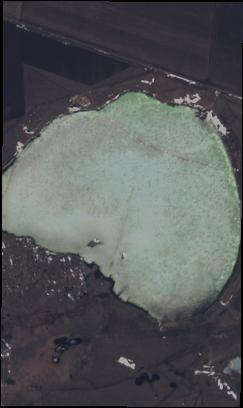
#> input picture data/raw_images/water_body_879.jpg, 243 x 408 px, found by its file name; its folder holds only this picture in this run
$ python main.py
#> lines starting #> are read from the running program, lines starting #| are printed output that depends on the picture; after the words box and inside, x2 and y2 are one past the last pixel; in counts of white or black regions, pixels touching at a corner belong together
### src/preprocessing.py
"""
Preprocessing module for water body detection.
- Reads images from data/raw_images/
- Resizes them for uniformity
- Applies denoising, contrast enhancement, and sharpening
- Saves processed outputs to data/processed_images/
"""

import cv2
import os
import numpy as np

RAW_DIR = "data/raw_images"
PROCESSED_DIR = "data/processed_images"

# Ensure output folder exists
os.makedirs(PROCESSED_DIR, exist_ok=True)


def resize_image(image, width=512):
    """Resize image maintaining aspect ratio."""
    h, w = image.shape[:2]
    aspect_ratio = h / w
    new_h = int(width * aspect_ratio)
    resized = cv2.resize(image, (width, new_h))
    return resized


def enhance_contrast(image):
    """Apply CLAHE on the L-channel (for better water-land distinction)."""
    lab = cv2.cvtColor(image, cv2.COLOR_BGR2LAB)
    l, a, b = cv2.split(lab)
    clahe = cv2.createCLAHE(clipLimit=3.0, tileGridSize=(8, 8))
    cl = clahe.apply(l)
    merged = cv2.merge((cl, a, b))
    enhanced = cv2.cvtColor(merged, cv2.COLOR_LAB2BGR)
    return enhanced


def denoise_image(image):
    """Apply bilateral filtering to reduce noise while keeping edges."""
    return cv2.bilateralFilter(image, d=9, sigmaColor=75, sigmaSpace=75)


def sharpen_image(image):
    """Slightly sharpen the image to enhance water boundaries."""
    kernel = np.array([[0, -1, 0],
                       [-1, 5, -1],
                       [0, -1, 0]])
    return cv2.filter2D(image, -1, kernel)


def preprocess_image(image_path):
    """Full preprocessing pipeline for one image."""
    image = cv2.imread(image_path)
    if image is None:
        print(f"[WARN] Could not read {image_path}")
        return None

    image = resize_image(image)
    image = enhance_contrast(image)
    image = denoise_image(image)
    image = sharpen_image(image)
    return image


# [24 lines left out: functions run_preprocessing, count_images, not called in this run]

# [2 lines that do not run on import are left out]
    # count_images()

### src/color_conversion.py
#Convert from RGB → other spaces

import cv2
import numpy as np

# [7 lines left out: function rgb_to_hsv, not called in this run]

def compute_ndwi(image: np.ndarray) -> np.ndarray:
    """
    Compute NDWI (Normalized Difference Water Index).
    NDWI = (Green - NIR) / (Green + NIR)
    Since standard RGB images lack NIR, we approximate NIR using the Red channel.
    This works decently for water/non-water separation.
    """
    # Split channels
    b, g, r = cv2.split(image.astype(np.float32))

    # Approximate NDWI
    ndwi = (g - r) / (g + r + 1e-5)

    # Normalize to 0–255
    ndwi_normalized = cv2.normalize(ndwi, None, 0, 255, cv2.NORM_MINMAX)
    ndwi_normalized = ndwi_normalized.astype(np.uint8)
    return ndwi_normalized


# [11 lines left out: function compute_blue_ratio, not called in this run]

### src/segmentation.py
import cv2
import numpy as np

def otsu_threshold(image_uint8):
    """Return binary mask using Otsu thresholding on a uint8 image."""
    blur = cv2.GaussianBlur(image_uint8, (5,5), 0)
    th_val, th_mask = cv2.threshold(blur, 0, 255, cv2.THRESH_BINARY + cv2.THRESH_OTSU)
    return th_mask, th_val

def segment_water_ndwi_adaptive(ndwi_image: np.ndarray):
    """
    NDWI is expected as uint8 (0-255). Use Otsu to compute threshold.
    Returns binary mask (0/255).
    """
    mask, th = otsu_threshold(ndwi_image)
    # NDWI positive values are water — sometimes Otsu picks a threshold that's too low,
    # so we can optionally raise threshold slightly:
    # mask = cv2.threshold(ndwi_image, min(th+10, 255), 255, cv2.THRESH_BINARY)[1]
    return mask

def segment_water_blue_ratio_adaptive(blue_ratio_uint8: np.ndarray):
    """Segment using Otsu on blue ratio map."""
    mask, th = otsu_threshold(blue_ratio_uint8)
    return mask

def segment_combined(image, ndwi_uint8, blue_ratio_uint8):
    """
    Combine NDWI and blue-ratio masks using OR, but also allow NDWI strong pixels only.
    """
    m1 = segment_water_ndwi_adaptive(ndwi_uint8)
    m2 = segment_water_blue_ratio_adaptive(blue_ratio_uint8)

    # Combine and do a little morphological opening to drop tiny specks early.
    combined = cv2.bitwise_or(m1, m2)
    kernel = cv2.getStructuringElement(cv2.MORPH_ELLIPSE, (5,5))
    combined = cv2.morphologyEx(combined, cv2.MORPH_OPEN, kernel, iterations=1)
    return combined

### src/postprocessing.py
# src/postprocessing.py

import cv2
import numpy as np

def fill_holes(binary_mask):
    """Fill holes inside binary mask using floodFill from background."""
    # Ensure mask is single-channel uint8 with 0 & 255
    mask = binary_mask.copy()
    if mask.dtype != np.uint8:
        mask = mask.astype(np.uint8)
    h, w = mask.shape[:2]
    # Invert mask to floodfill background
    inv = cv2.bitwise_not(mask)
    # Pad to avoid border issues
    padded = np.pad(inv, ((1,1),(1,1)), mode='constant', constant_values=0)
    padded = padded.copy().astype(np.uint8)
    h2, w2 = padded.shape[:2]
    mask_ff = np.zeros((h2+2, w2+2), np.uint8)  # for floodFill
    cv2.floodFill(padded, mask_ff, (0,0), 255)
    padded = cv2.bitwise_not(padded)
    # remove padding
    filled = padded[1:-1,1:-1]
    # Combine filled holes with original foreground
    out = cv2.bitwise_or(mask, filled)
    return out

def refine_mask(mask, kernel_size=5, min_area_ratio=0.0005):
    """
    Full cleanup:
    - morphological opening/closing
    - fill holes
    - remove small components based on image area ratio (scale invariant)
    """
    kernel = cv2.getStructuringElement(cv2.MORPH_ELLIPSE, (kernel_size,kernel_size))
    opened = cv2.morphologyEx(mask, cv2.MORPH_OPEN, kernel, iterations=1)
    closed = cv2.morphologyEx(opened, cv2.MORPH_CLOSE, kernel, iterations=1)
    filled = fill_holes(closed)

    # Remove small components
    h,w = filled.shape[:2]
    image_area = h * w
    min_area = max(200, int(image_area * min_area_ratio))
    cleaned = np.zeros_like(filled)
    contours, _ = cv2.findContours(filled, cv2.RETR_EXTERNAL, cv2.CHAIN_APPROX_SIMPLE)
    for cnt in contours:
        area = cv2.contourArea(cnt)
        if area >= min_area:
            cv2.drawContours(cleaned, [cnt], -1, 255, -1)
    return cleaned

### src/classification.py
import cv2
import numpy as np

def classify_water_bodies(mask: np.ndarray, original_image: np.ndarray) -> np.ndarray:
    """
    Classify detected water regions into:
    - River
    - Pond
    - Lake
    - Sea
    using geometric heuristics (aspect ratio, circularity, area ratio).

    Returns: color-coded labeled overlay image.
    """
    output_overlay = original_image.copy()
    h, w = original_image.shape[:2]
    img_area = h * w

    contours, _ = cv2.findContours(mask, cv2.RETR_EXTERNAL, cv2.CHAIN_APPROX_SIMPLE)

    for cnt in contours:
        area = cv2.contourArea(cnt)
        if area < 500:  # Ignore very small blobs
            continue

        x, y, bw, bh = cv2.boundingRect(cnt)
        aspect_ratio = float(bw) / bh if bh != 0 else 0
        perimeter = cv2.arcLength(cnt, True)
        circularity = (4 * np.pi * area) / (perimeter ** 2 + 1e-5)
        area_ratio = area / img_area  # normalize by total image size

        # --- Heuristic rules (scale-invariant) ---
        if aspect_ratio > 3 and area_ratio > 0.0008:
            label = "River"
            color = (255, 100, 100)  # Light red
        elif circularity > 0.72 and area_ratio < 0.003:
            label = "Pond"
            color = (0, 255, 255)  # Yellow
        elif circularity > 0.6 and area_ratio >= 0.003:
            label = "Lake"
            color = (0, 255, 0)  # Green
        else:
            label = "Sea"
            color = (255, 0, 0)  # Blue

        # Draw contour and label
        cv2.drawContours(output_overlay, [cnt], -1, color, 2)
        cv2.putText(output_overlay, label, (x, y - 10), cv2.FONT_HERSHEY_SIMPLEX, 0.6, color, 2)

    return output_overlay

### src/visualization.py
import cv2
import matplotlib.pyplot as plt
import numpy as np

def show_results(original, ndwi, mask, classified):
    """
    Display the intermediate and final results using matplotlib.
    """
    fig, axes = plt.subplots(1, 4, figsize=(18, 6))
    axes[0].imshow(cv2.cvtColor(original, cv2.COLOR_BGR2RGB))
    axes[0].set_title("Original Image")
    axes[0].axis("off")

    axes[1].imshow(ndwi, cmap="gray")
    axes[1].set_title("NDWI Map")
    axes[1].axis("off")

    axes[2].imshow(mask, cmap="gray")
    axes[2].set_title("Water Mask")
    axes[2].axis("off")

    axes[3].imshow(cv2.cvtColor(classified, cv2.COLOR_BGR2RGB))
    axes[3].set_title("Classified (Heuristic)")
    axes[3].axis("off")

    plt.tight_layout()
    plt.show()


def save_results(original, ndwi, mask, classified, output_path_prefix: str):
    """
    Save all key results (NDWI, mask, classified overlay) to disk.
    """
    cv2.imwrite(f"{output_path_prefix}_ndwi.jpg", ndwi)
    cv2.imwrite(f"{output_path_prefix}_mask.jpg", mask)
    cv2.imwrite(f"{output_path_prefix}_classified.jpg", classified)

### src/main.py
# python -m src.main
import os
import cv2
import numpy as np

from src.preprocessing import preprocess_image
from src.color_conversion import compute_ndwi
from src.segmentation import segment_combined
from src.postprocessing import refine_mask
from src.classification import classify_water_bodies
from src.visualization import show_results, save_results


# -------------------------
# Configuration
# -------------------------
RAW_DIR = "data/raw_images"
RESULTS_DIR = "data/classified"
os.makedirs(RESULTS_DIR, exist_ok=True)


def process_all_images():
    """Full adaptive water body detection & classification pipeline."""
    image_files = [
        f for f in os.listdir(RAW_DIR)
        if f.lower().endswith((".jpg", ".jpeg", ".png"))
    ]

    if not image_files:
        print("[WARNING] No images found in data/raw_images/")
        return

    for filename in image_files:
        print(f"\n[INFO] Processing: {filename}")

        input_path = os.path.join(RAW_DIR, filename)
        output_prefix = os.path.join(RESULTS_DIR, os.path.splitext(filename)[0])

        # --- Step 1: Preprocess ---
        image = preprocess_image(input_path)
#> in preprocess_image, image is the input picture: shape (408, 243, 3); mean B, G, R 90.4, 88.9, 86.4

        # --- Step 2: Color Conversion ---
        ndwi = compute_ndwi(image)

        # Convert NDWI to uint8 [0–255]
        ndwi_uint8 = cv2.normalize(ndwi, None, 0, 255, cv2.NORM_MINMAX).astype(np.uint8)

        # --- Step 3: Additional Blue Ratio Map ---
        b, g, r = cv2.split(image)
        blue_ratio = np.clip((b.astype(np.float32) / (r.astype(np.float32) + g + 1e-5)) * 127.5, 0, 255)
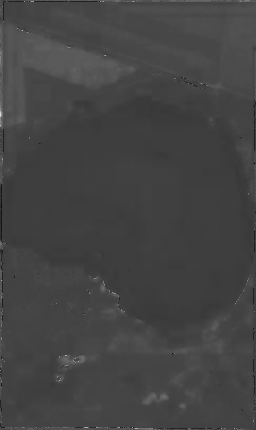
#> blue_ratio: shape (859, 512) float32 (shown at 1/2 size); min 0, max 255, mean 68
        blue_ratio_uint8 = blue_ratio.astype(np.uint8)

        # --- Step 4: Segmentation (Adaptive Otsu on NDWI + Blue Ratio) ---
        combined_mask = segment_combined(image, ndwi_uint8, blue_ratio_uint8)
#> in otsu_threshold, `th_val, th_mask = cv2.threshold(blur, 0, 255, cv2.THRESH_BINARY + cv2...`:
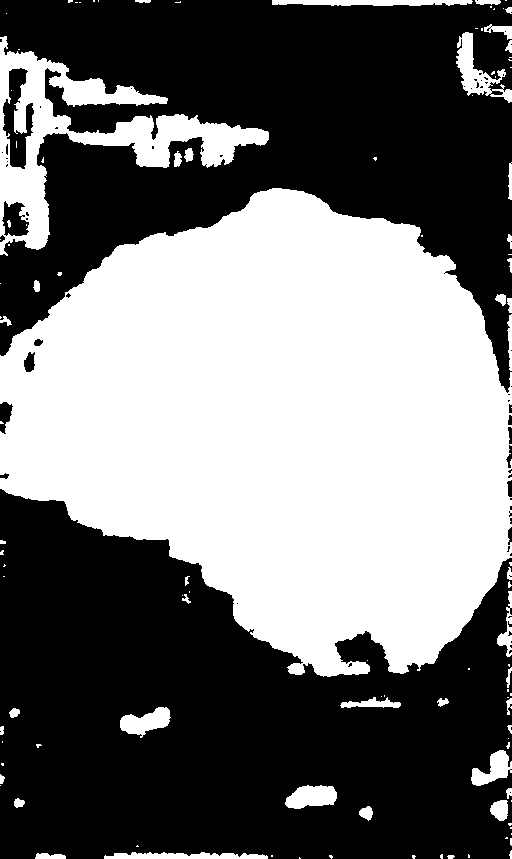
#> th_mask: shape (859, 512); 45.1% white; 112 white regions (69 under 20 px), largest, box (x1, y1, x2, y2) and area: (0, 188, 512, 677) 174471, (0, 36, 269, 256) 14464, (456, 32, 512, 103) 1391
#> in otsu_threshold, `th_val, th_mask = cv2.threshold(blur, 0, 255, cv2.THRESH_BINARY + cv2...`: th_val = 127
#> in otsu_threshold (call 2), `th_val, th_mask = cv2.threshold(blur, 0, 255, cv2.THRESH_BINARY + cv2...`:
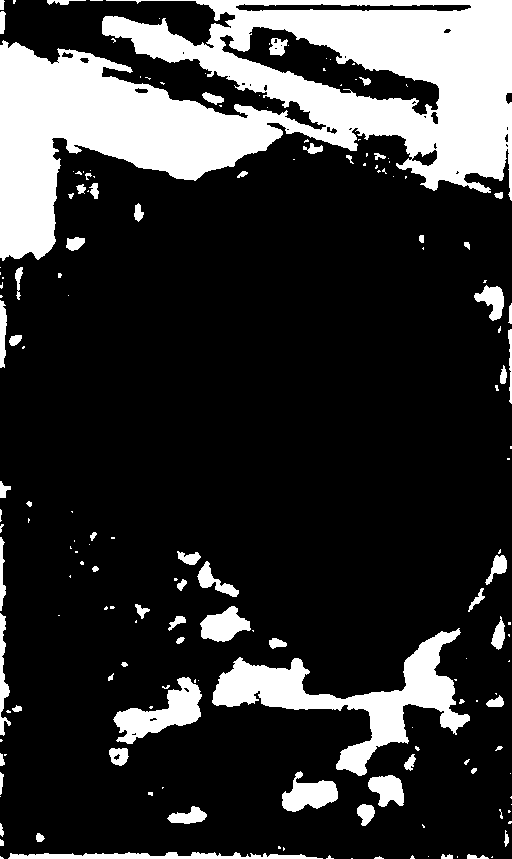
#> th_mask: shape (859, 512); 20.5% white; 175 white regions (107 under 20 px), largest, box (x1, y1, x2, y2) and area: (0, 0, 512, 261) 64348, (212, 628, 470, 776) 10324, (113, 677, 202, 744) 2560
#> in otsu_threshold (call 2), `th_val, th_mask = cv2.threshold(blur, 0, 255, cv2.THRESH_BINARY + cv2...`: th_val = 71

        # --- Step 5: Postprocessing (refine mask) ---
        final_mask = refine_mask(combined_mask)
#> in fill_holes, `filled = padded[1:-1,1:-1]`:
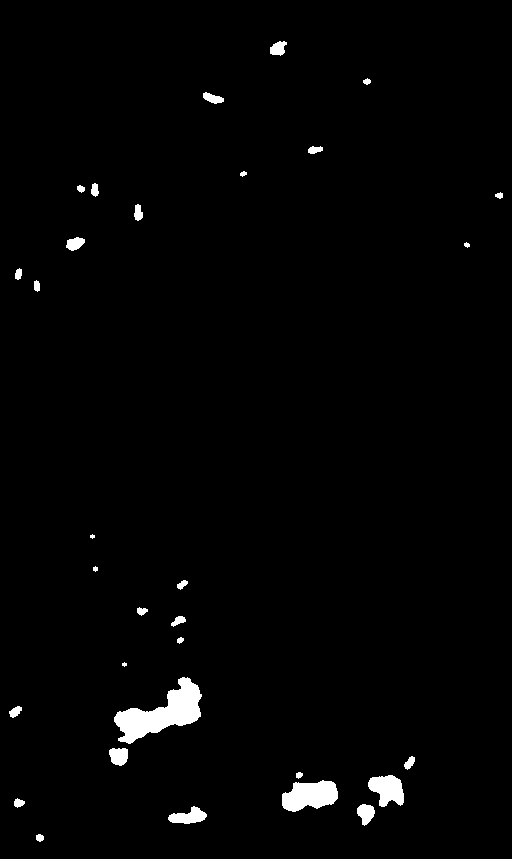
#> filled: shape (859, 512); 1.7% white; 31 white regions (2 under 20 px)
#> in refine_mask, `contours, _ = cv2.findContours(filled, cv2.RETR_EXTERNAL, cv2.CHAIN_AP..`: contours = 56 contours, 15 with area under 20; largest, box (x1, y1, x2, y2) and area: (0, 188, 512, 776) 188665, (0, 0, 512, 259) 71350, (114, 677, 202, 744) 2494, (9, 852, 308, 859) 1266, (282, 780, 338, 812) 1208
#> the loop in refine_mask, `for cnt in contours:` made 56 passes
#> area on passes 4, 5, 6, 8, 11, 12, 13, 14: 39, 35.5, 1266.5, 38.5, 366.5, 236, 261.5, 58.5
#> after the loop in refine_mask, `for cnt in contours:`:
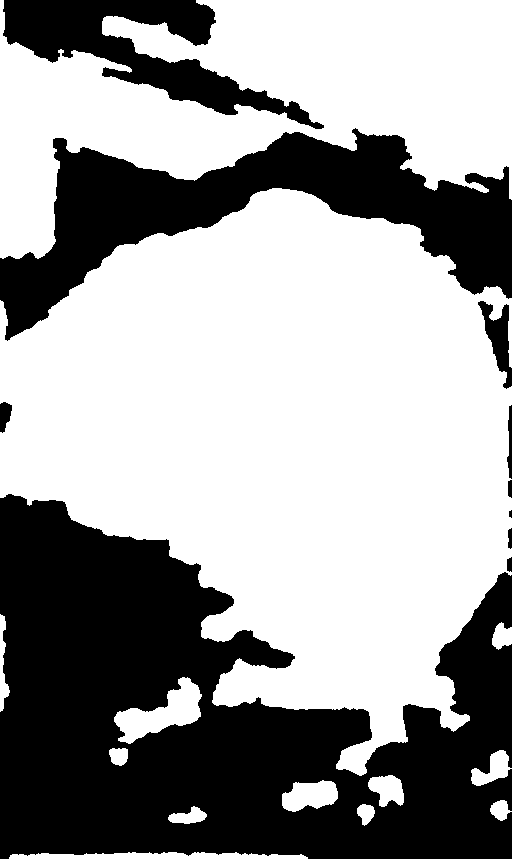
#> cleaned: shape (859, 512); 61.8% white; 10 black regions

        # --- Step 6: Classification ---
        classified = classify_water_bodies(final_mask, image)
#> in classify_water_bodies, `contours, _ = cv2.findContours(mask, cv2.RETR_EXTERNAL, cv2.CHAIN_APPR..`: contours = 13 contours; largest, box (x1, y1, x2, y2) and area: (0, 188, 512, 776) 188665, (0, 0, 512, 259) 71350, (114, 677, 202, 744) 2494, (9, 852, 308, 859) 1266, (282, 780, 338, 812) 1208
#> the loop in classify_water_bodies, `for cnt in contours:` made 13 passes
#> area on passes 2, 3, 4, 8, 10, 11: 366.5, 236, 261.5, 249, 350, 376.5
#> after the loop in classify_water_bodies, `for cnt in contours:`:
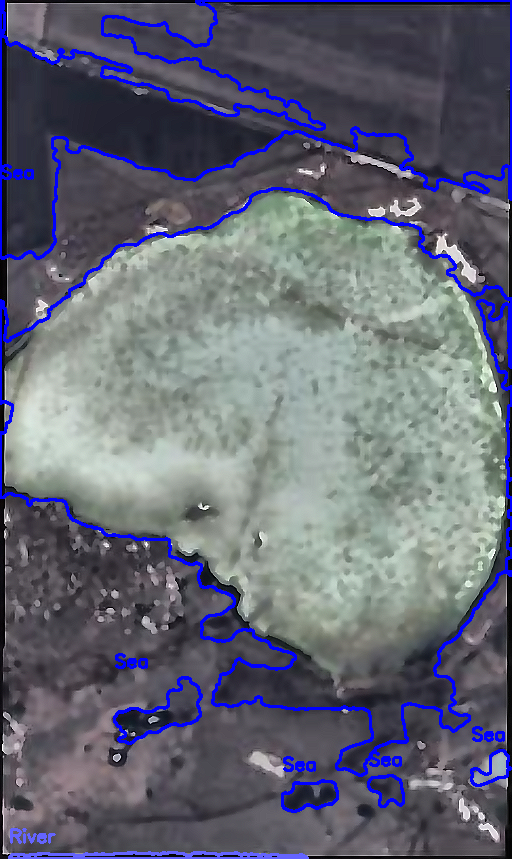
#> output_overlay: shape (859, 512, 3); mean B, G, R 116.9, 103.1, 100.5

        # --- Step 7: Visualization & Save ---
        save_results(image, ndwi_uint8, final_mask, classified, output_prefix)
        show_results(image, ndwi_uint8, final_mask, classified)
#> in show_results, `plt.show()`:
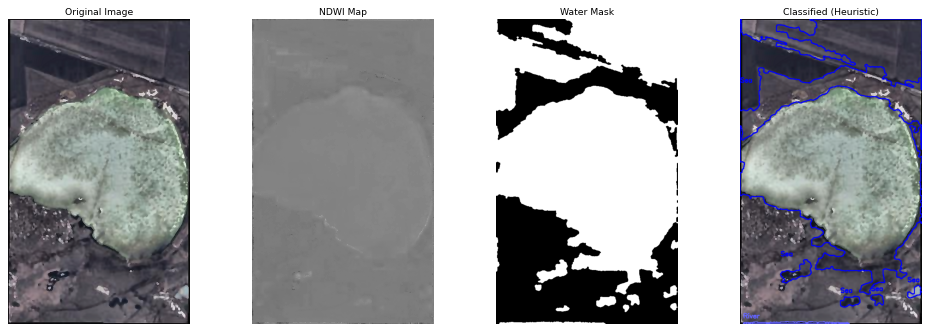
#> figure drawn by matplotlib, 4 panels

        print(f"[SAVED] Results saved for {filename}")


if __name__ == "__main__":
    print("[INFO] Starting Adaptive Water Body Classification Pipeline...")
    process_all_images()
    print("\n[INFO] Processing Complete ✅")

$ run again, on data/raw_images/water_body_882.jpg
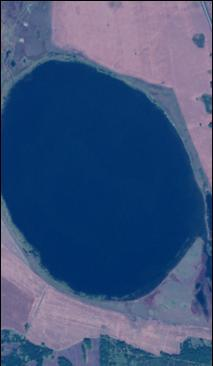
#> input picture data/raw_images/water_body_882.jpg, 213 x 366 px, found by its file name
#> in preprocess_image, image is the input picture: shape (366, 213, 3); mean B, G, R 124.6, 84, 62.1
#> lab: shape (879, 512, 3); mean of channels 0, 1, 2 91.7, 135.8, 103
#> merged: shape (879, 512, 3); mean of channels 0, 1, 2 101.9, 135.8, 103
#> in otsu_threshold, `th_val, th_mask = cv2.threshold(blur, 0, 255, cv2.THRESH_BINARY + cv2...`:
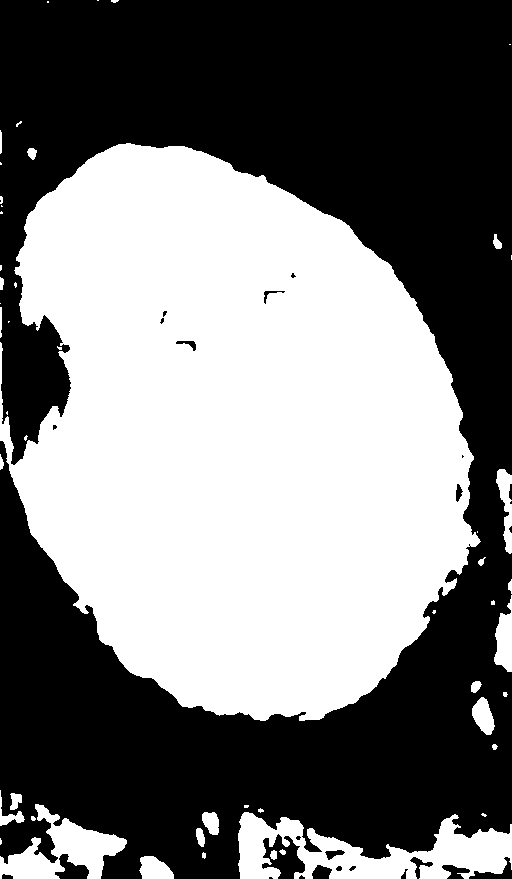
#> th_mask: shape (879, 512); 48.2% white; 50 white regions (23 under 20 px), largest, box (x1, y1, x2, y2) and area: (0, 143, 481, 721) 198692, (238, 812, 512, 879) 9496, (0, 804, 127, 879) 4164
#> th_val = 174
#> th_mask: shape (879, 512); 49% white; 78 white regions (37 under 20 px), largest, box (x1, y1, x2, y2) and area: (0, 144, 481, 721) 204741, (383, 818, 512, 879) 3150, (48, 819, 127, 879) 2025
#> in segment_water_blue_ratio_adaptive, `mask, th = otsu_threshold(blue_ratio_uint8)`: th = 149
#> closed: shape (879, 512); 50.1% white; 17 black regions (4 under 20 px), largest, box (x1, y1, x2, y2) and area: (0, 0, 512, 879) 221831, (262, 835, 305, 879) 999, (4, 356, 24, 397) 569
#> filled: shape (879, 512); 0.33% white; 11 white regions (2 under 20 px)
#> in refine_mask, `contours, _ = cv2.findContours(filled, cv2.RETR_EXTERNAL, cv2.CHAIN_AP..`: contours = 33 contours, 10 with area under 20; largest, box (x1, y1, x2, y2) and area: (0, 143, 480, 721) 206565, (238, 812, 512, 879) 9636, (35, 804, 127, 879) 2599, (0, 837, 65, 879) 1394, (493, 613, 512, 674) 793
#> the loop in refine_mask, `for cnt in contours:` made 33 passes
#> area on passes 1, 2, 3, 4, 5, 6, 8, 9: 556, 1393.5, 97.5, 9636.5, 268, 166.5, 2599, 114.5
#> in classify_water_bodies, `contours, _ = cv2.findContours(mask, cv2.RETR_EXTERNAL, cv2.CHAIN_APPR..`: contours = 9 contours; largest, box (x1, y1, x2, y2) and area: (0, 143, 480, 721) 206565, (238, 812, 512, 879) 9636, (35, 804, 127, 879) 2599, (0, 837, 65, 879) 1394, (493, 613, 512, 674) 793
#> the loop in classify_water_bodies, `for cnt in contours:` made 9 passes
#> in show_results, `plt.show()`:
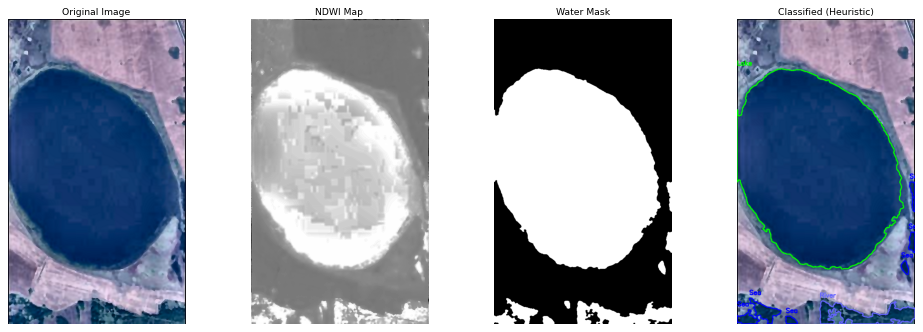
#> figure drawn by matplotlib, 4 panels
